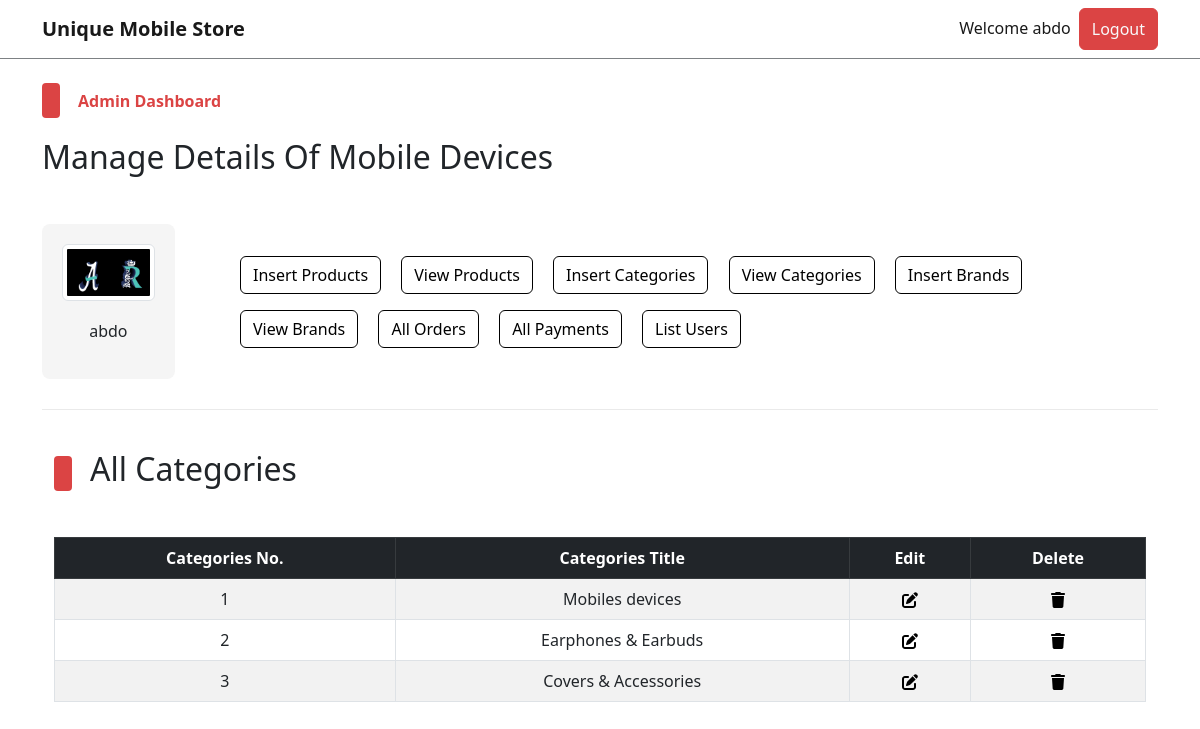
Page /admin/index.php?view_categories (signed in) on the committed database.
### tables this page shows
CREATE TABLE `admin_table` (
  `admin_id` int(11) NOT NULL,
  `admin_name` varchar(100) NOT NULL,
  `admin_email` varchar(200) NOT NULL,
  `admin_image` varchar(255) NOT NULL,
  `admin_password` varchar(255) NOT NULL
);

CREATE TABLE `categories` (
  `category_id` int(11) NOT NULL,
  `category_title` varchar(100) NOT NULL
);

### admin/view_categories.php (the view, shortened to what this page needs)
<!DOCTYPE html>
<html lang="en">
<head>
</head>
<body>
    <div class="container">
        <div class="categ-header">
            <div class="sub-title">
                <span class="shape"></span>
                <h2>All Categories</h2>
            </div>
        </div>
        <div class="table-data">
            <table class="table table-bordered table-hover table-striped text-center">
                <thead class="table-dark">
                    <tr>
                        <th>Categories No.</th>
                        <th>Categories Title</th>
                        <th>Edit</th>
                        <th>Delete</th>
                    </tr>
                </thead>
                <tbody>
                    <?php
                        $get_category_query = "SELECT * FROM `categories`";
                        $get_category_result = mysqli_query($con,$get_category_query);
                        $id_number = 1;
                        while($row_fetch_categories = mysqli_fetch_array($get_category_result)){
                            $category_id = $row_fetch_categories['category_id'];
                            $category_title = $row_fetch_categories['category_title'];
                            echo "
                            <tr>
                            <td>$id_number</td>
                            <td>$category_title</td>
                            <td>
                                <a href='index.php?edit_category=$category_id'>
                                </a>
                            </td>
                            <td>
                                <a href='index.php?delete_category=$category_id' data-bs-toggle='modal' data-bs-target='#deleteModal_$category_id'>
                                </a>
                                <div class='modal fade' id='deleteModal_$category_id' tabindex='-1' aria-labelledby='deleteModal_$category_id.Label' aria-hidden='true'>
                                                            <a class='text-light' href='index.php?delete_brand=$category_id'>
                                                                Delete $category_title
                                                            </a>
                                </div>
                            </td>
                        </tr>
                            ";
                            $id_number++;
                        }
                    ?>
                </tbody>
            </table>
        </div>
    </div>
</body>
</html>

### admin/index.php (shortened to what this page needs)
<?php
    include('../functions/common_functions.php');
    if(isset($_SESSION['admin_username'])){
        $admin_name = $_SESSION['admin_username'];
        $get_admin_data = "SELECT * FROM `admin_table` WHERE admin_name = '$admin_name'";
        $get_admin_result = mysqli_query($con,$get_admin_data);
        $row_fetch_admin_data = mysqli_fetch_array($get_admin_result);
        $admin_name = $row_fetch_admin_data['admin_name'];
        $admin_image = $row_fetch_admin_data['admin_image'];
    }else{
        echo "<script>window.open('./admin_login.php','_self');</script>";
    }
?>
<!DOCTYPE html>
<html lang="en">
<head>
    <link rel="stylesheet" href="../assets/css/bootstrap.css" />
    <link rel="stylesheet" href="../assets/css/main.css" />
</head>
<body>
    <nav class="navbar navbar-expand-lg navbar-light bg-light">
        <div class="container">
            <a class="navbar-brand fw-bold" href="#">Unique Mobile Store</a>
            <div class="collapse navbar-collapse" id="navbarSupportedContentad">
                <ul class="navbar-nav ms-auto mb-2 mb-lg-0">
                    <li class="nav-item">
                        <a class="nav-link active" aria-current="page" href="#">Welcome <?php echo $admin_name;?></a>
                    </li>
                    <li class="nav-item">
                    <button class="btn btn-primary p-0 px-1">
                            <a href="./admin_logout.php" class="nav-link text-light">Logout</a>
                        </button>
                    </li>
                </ul>
            </div>
        </div>
    </nav>
    <div class="control">
        <div class="container pt-4 pb-0">
            <div class="categ-header">
                <div class="sub-title">
                    <span class="shape"></span>
                    <span class="title">Admin Dashboard</span>
                </div>
                <h2>Manage Details Of Mobile Devices</h2>
            </div>
            <div class="row align-items-center">
                <div class="col-md-2">
                    <div class="admin-image">
                        <a href="./index.php"><img src="./admin_images/<?php echo $admin_image;?>" class="img-thumbnail" alt="Admin Photo"></a>
                        <p><?php echo $admin_name;?></p>
                    </div>
                </div>
                <div class="col-md-10">
                    <div class="buttons">
                        <button class="btn btn-outline-primary m-2">
                            <a href="./insert_product.php" class="nav-link">Insert Products</a>
                        </button>
                        <button class="btn btn-outline-primary m-2">
                            <a href="index.php?view_products" class="nav-link">View Products</a>
                        </button>
                        <button class="btn btn-outline-primary m-2">
                            <a href="index.php?insert_category" class="nav-link">Insert Categories</a>
                        </button>
                        <button class="btn btn-outline-primary m-2">
                            <a href="index.php?view_categories" class="nav-link">View Categories</a>
                        </button>
                        <button class="btn btn-outline-primary m-2">
                            <a href="index.php?insert_brand" class="nav-link">Insert Brands</a>
                        </button>
                        <button class="btn btn-outline-primary m-2">
                            <a href="index.php?view_brands" class="nav-link">View Brands</a>
                        </button>
                        <button class="btn btn-outline-primary m-2">
                            <a href="index.php?list_orders" class="nav-link">All Orders</a>
                        </button>
                        <button class="btn btn-outline-primary m-2">
                            <a href="index.php?list_payments" class="nav-link">All Payments</a>
                        </button>
                        <button class="btn btn-outline-primary m-2">
                            <a href="index.php?list_users" class="nav-link">List Users</a>
                        </button>
                    </div>
                </div>
            </div>
        </div>
    </div>
    <div class="container">
        <div class="divider"></div>
    </div>
    <div class="change-page">
        <div class="container">
            <?php
            if(isset($_GET['view_categories'])){
                include('./view_categories.php');
            }
            ?>
        </div>
    </div>
</body>
</html>

### assets/css/main.css (style rules this page uses)
* { -webkit-box-sizing: border-box; -moz-box-sizing: border-box; box-sizing: border-box; margin: 0; padding: 0; }
html { scroll-behavior: smooth; }
a { text-decoration: none; color: #000000; cursor: pointer; }
button, input[type="submit"] { cursor: pointer; }
ul { list-style: none; }
.divider { background-color: #eaeaea; height: 1.5px; width: 100%; margin-top: 30px; margin-bottom: 40px; }
.container .categ-header { display: flex; flex-direction: column; gap: 20px; margin-bottom: 40px; }
.container .categ-header .sub-title { display: flex; flex-direction: row; gap: 18px; align-items: center; }
.container .categ-header .sub-title span:nth-of-type(1) { width: 18px; height: 35px; background-color: #DB4444; border-radius: 4px; -webkit-border-radius: 4px; -moz-border-radius: 4px; -ms-border-radius: 4px; -o-border-radius: 4px; }
.shape { display: inline-block; width: 18px; height: 35px; background-color: #DB4444; border-radius: 4px; -webkit-border-radius: 4px; -moz-border-radius: 4px; -ms-border-radius: 4px; -o-border-radius: 4px; }
.container .categ-header .sub-title span:nth-of-type(2) { color: #DB4444; font-weight: bold; }
.bg-light { background-color: #ffffff !important; border-bottom: 1px solid #7D8184; }
.control .container .row .admin-image { width: 80%; background-color: #F5F5F5; padding: 20px; display: flex; flex-direction: column; gap:18px; align-items: center; border-radius: 8px; -webkit-border-radius: 8px; -moz-border-radius: 8px; -ms-border-radius: 8px; -o-border-radius: 8px; }
.control .container .row .admin-image img { width: 100%; }
.control .container .row .buttons a.nav-link { transition: 0s; -webkit-transition: 0s; -moz-transition: 0s; -ms-transition: 0s; -o-transition: 0s; }
td { vertical-align: middle; }

### rows in the picture
admin_table: admin_name "abdo", admin_image (picture)
categories: category_title "Mobiles devices"
categories: category_title "Earphones & Earbuds"
categories: category_title "Covers & Accessories"
